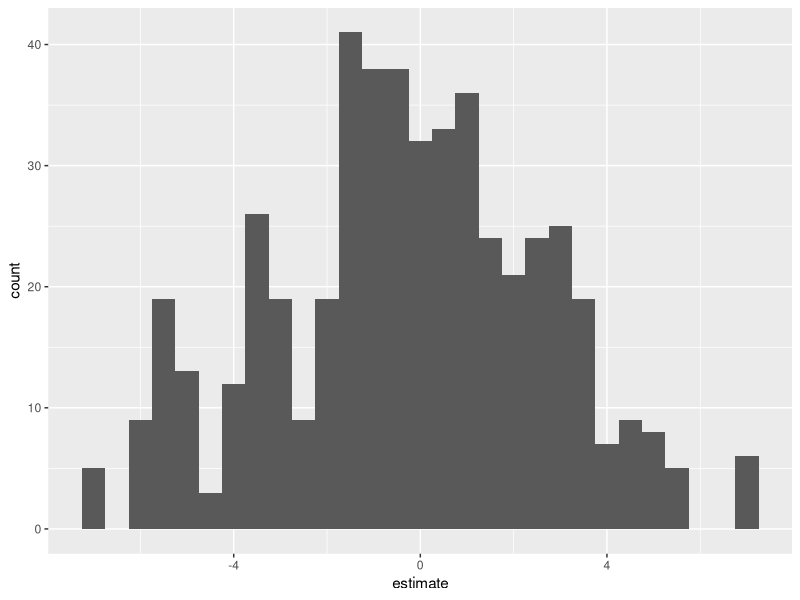

Generate this figure with R:
library(tidyverse)

### Exercise Review ####

d <- tibble(
  id = LETTERS[1:8],
  T = c(0, 0, 1, 0, 0, 1, 1, 1),
  Y0 = c(5, 8, 5, 12, 4, 8, 4, 9),
  Y1 = c(5, 10, 3, 13, 2, 9, 1, 13) 
)

d

d <- d |> 
  mutate(Y = T*Y1 + (1-T)*Y0)

d

mean(d$Y[d$T==1]) - mean(d$Y[d$T==0])

d |> 
  group_by(T) |> 
  summarize(mean_Y = mean(Y)) |> 
  pivot_wider(values_from = mean_Y,
              names_from = T,
              names_prefix = "Y") |> 
  mutate(delta = Y1-Y0)

### next part

d2 <- d |> 
  mutate(T = sample(d$T))
mean(d2$Y[d2$T==1]) - mean(d2$Y[d2$T==0])

myexperiment <- function(x) {
  d2 <- d |> 
    mutate(T = sample(d$T))
  mean(d2$Y[d2$T==1]) - mean(d2$Y[d2$T==0])
}

experiments <- tibble(
  simnumber = 1:500) |> 
  rowwise() |> 
  mutate(estimate = myexperiment())

ggplot(experiments,
       aes(x = estimate)) +
  geom_histogram(binwidth = .5)

mean(experiments$estimate)

## next part

pop <- tibble(
  y0 = rpois(100000,     2),
  y1 = rpois(100000, 2.125)) # .125 is minimum interesting effect

mean(pop$y1 - pop$y0) # true ATE

do_experiment <- function(n = 100) {

  experiment1 <- pop |> 
    slice_sample(n = n) |>
    rowwise() |> 
    mutate(treat = rbinom(1, 1, .5),
           y = treat*y1 + (1-treat)*y0)
  
  mean_treat <- mean(experiment1$y[experiment1$treat==1])
  mean_control <- mean(experiment1$y[experiment1$treat==0])
  est_delta <- mean_treat - mean_control
  
  return(est_delta)

}

xsims <- tibble(
  sim = 1:1000) |> 
  rowwise() |> 
  mutate(est_ate = do_experiment(n = 100))


### get p-value ####

get_pvalue <- function(n = 100) {
  
  experiment1 <- pop |> 
    slice_sample(n = n) |>
    rowwise() |> 
    mutate(treat = rbinom(1, 1, .5),
           y = treat*y1 + (1-treat)*y0)
  
  tt <- t.test(y ~ factor(treat), data = experiment1)
  return(tt$p.value)
  
}

### kludgy power analysis

psims <- tibble(
  sim = 1:500) |> 
  rowwise() |> 
  mutate(p = get_pvalue(n = 16000),
         reject = if_else(p < .05, 1L, 0L))

mean(psims$reject)


### formula based
# assume SD of exercise is 1.43ish so .125 is .087 SDs

power.t.test(n = NULL, 
             delta = .05, 
             sig.level = .01, 
             type = "two.sample",
             power = .8,
             alternative = "two.sided")